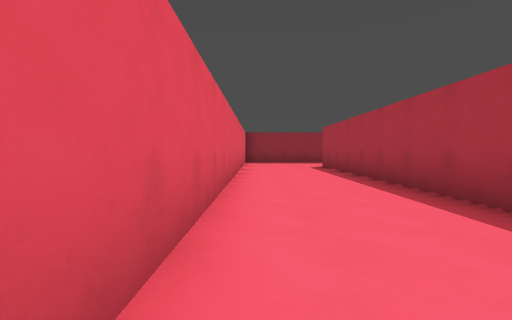
view 1 (above)

19 first-person views from a walk through a level from a Godot 3-D game. The camera is 1.2 m above the floor, tilts 2° down and sees 85° across. The floor is counted in squares, 2 m on a side. Each view is taken from the middle of a square. On the plan, view 1 faces up. The plan holds only what a view shows up to about 9 squares ahead; the rest is blank. The place goes on beyond the plan.

view 2
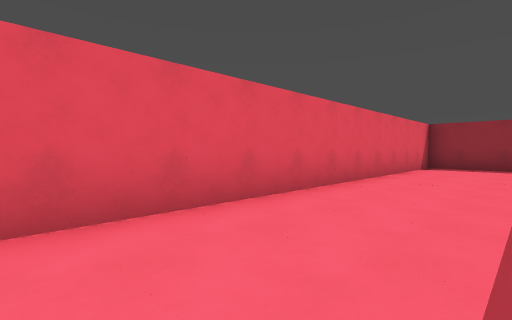

view 3
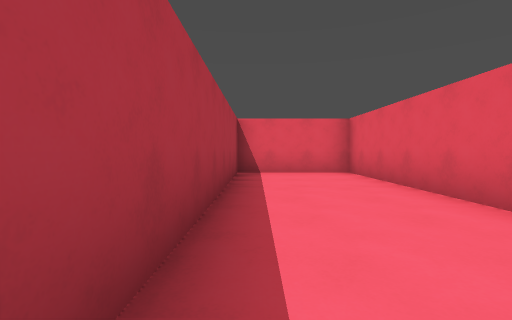

view 4
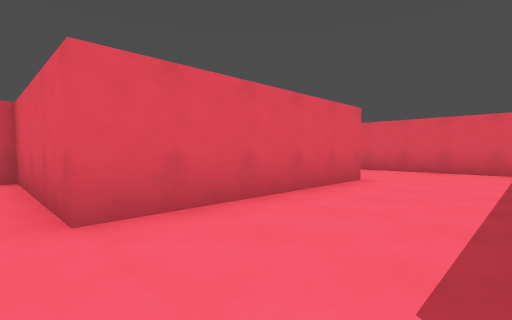

view 5
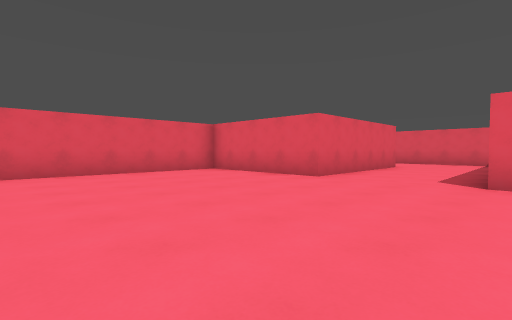

view 6
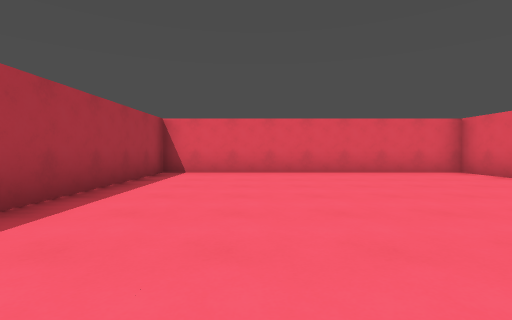

view 7
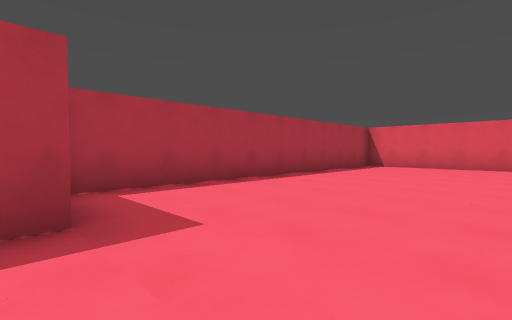

view 8
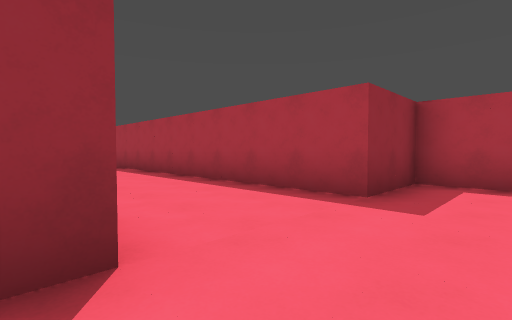

view 9
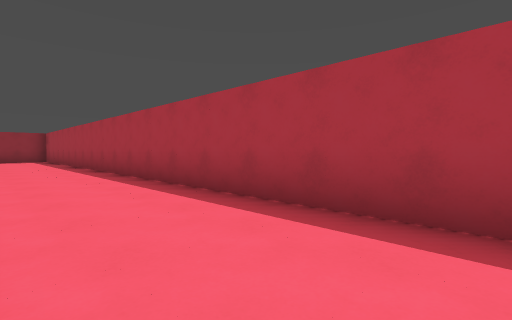

view 10
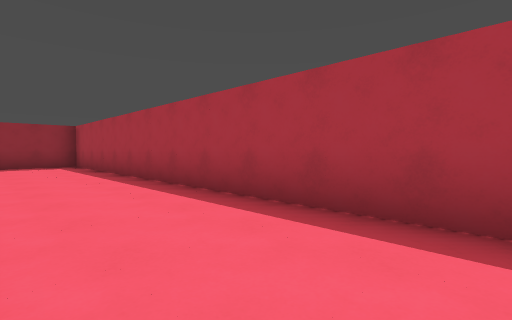

view 11
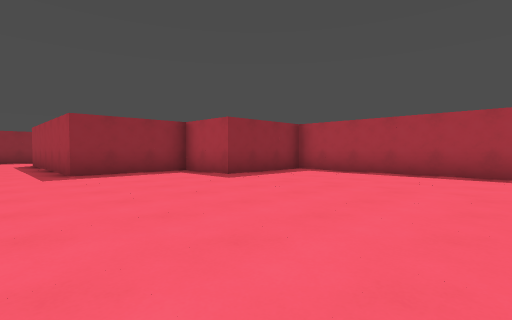

view 12
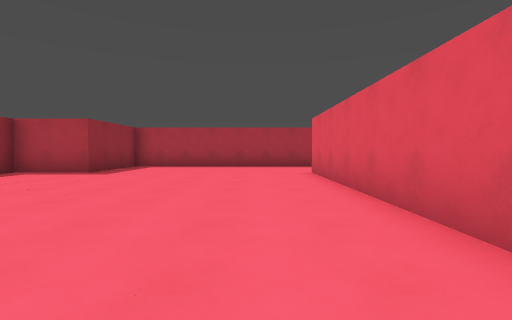

view 13
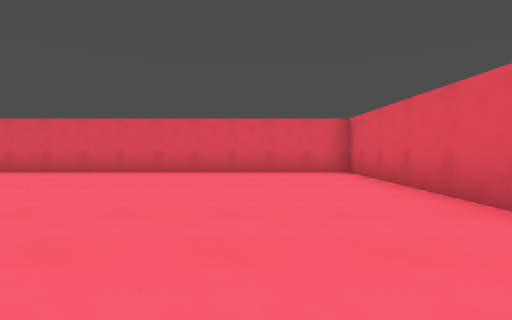

view 14
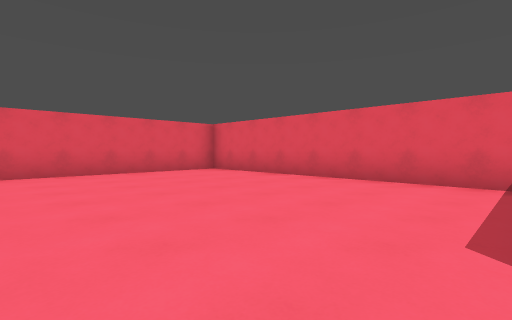

view 15
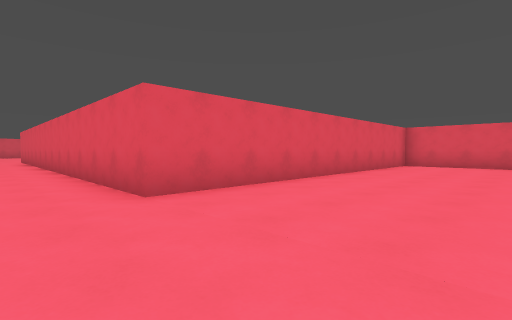

view 16
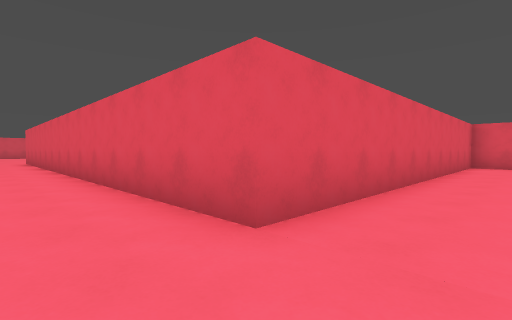

view 17
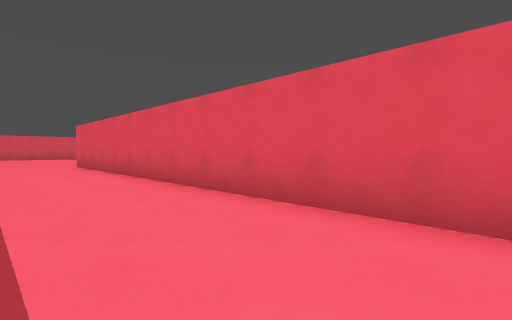

view 18
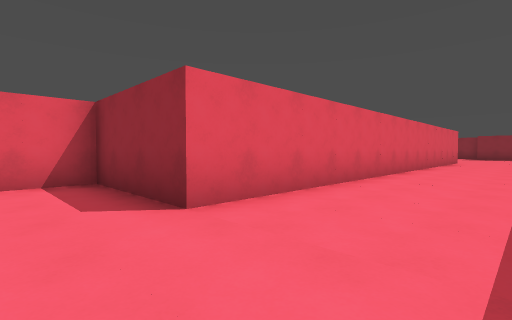

view 19
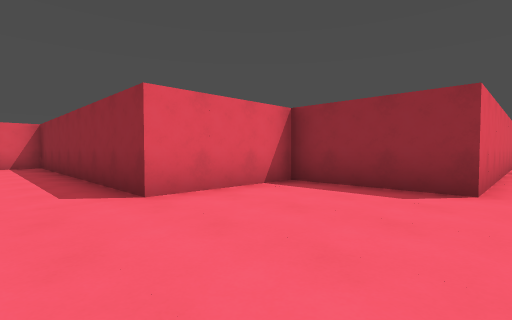

### Floor plan
Points are (right, up) in squares from view 1. A wall is a line through its corners. A room is listed if a view was taken in it or the views show most of it. See-through windows are left out.
Room 1 (views 1, 2, 3, 4, 5, 6, 7, 8, 9, 10, 17, 18, 19)
walls: (2.5, 10.5) (7.5, 10.5) (7.5, 6.5) (15.5, 6.5) (15.5, 16.5) (13.5, 16.5) (13.5, 30.5); (-0.5, 13.2) (-0.5, -2.5) (2.5, -2.5) (2.5, 9); (10.5, 30.5) (10.5, 16.5) (7.5, 16.5) (7.5, 13.5) (-0.2, 13.5)
ways out: opening at (12, 31) to room 2
Room 2 (views 11, 12, 13, 14, 15, 16)
walls: (13.2, 36.5) (10.5, 36.5) (10.5, 38.5) (9.9, 38.5); (13.5, 30.5) (13.5, 36.2); (0.5, 37.9) (0.5, 30.5) (10.5, 30.5)
ways out: opening at (12, 31) to room 1

Where each view was taken, in squares from view 1:
view 1: 0 up, 0 right, facing up
view 2: 3 up, 2 right, facing up-left
view 3: 5 up, 2 right, facing down
view 4: 13 up, 8 right, facing down-left
view 5: 14 up, 13 right, facing down-left
view 6: 14 up, 13 right, facing down
view 7: 17 up, 11 right, facing down-right
view 8: 15 up, 10 right, facing up-right
view 9: 19 up, 11 right, facing up-right
view 10: 25 up, 11 right, facing up-right
view 11: 31 up, 6 right, facing up-right
view 12: 32 up, 3 right, facing right
view 13: 38 up, 3 right, facing down
view 14: 38 up, 6 right, facing down-left
view 15: 34 up, 12 right, facing down-left
view 16: 32 up, 12 right, facing down-left
view 17: 28 up, 13 right, facing down-left
view 18: 15 up, 13 right, facing up-left
view 19: 12 up, 11 right, facing up-left
